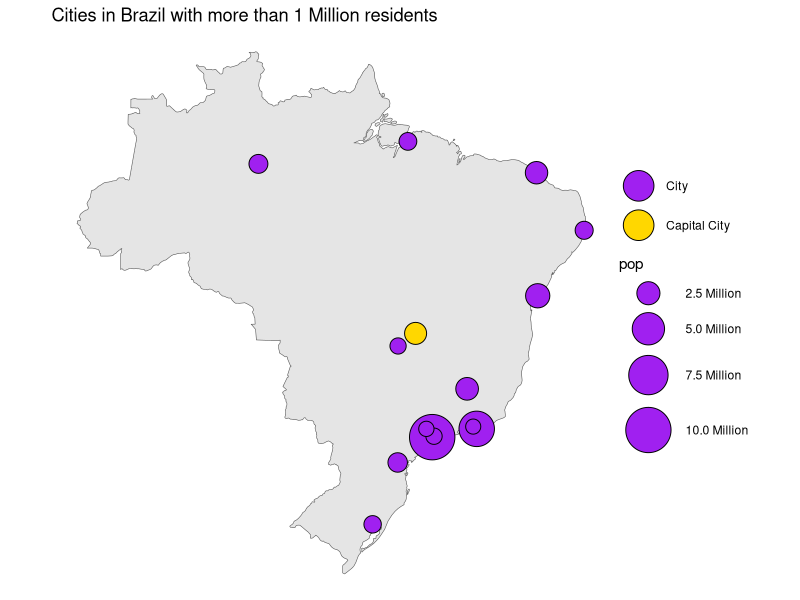
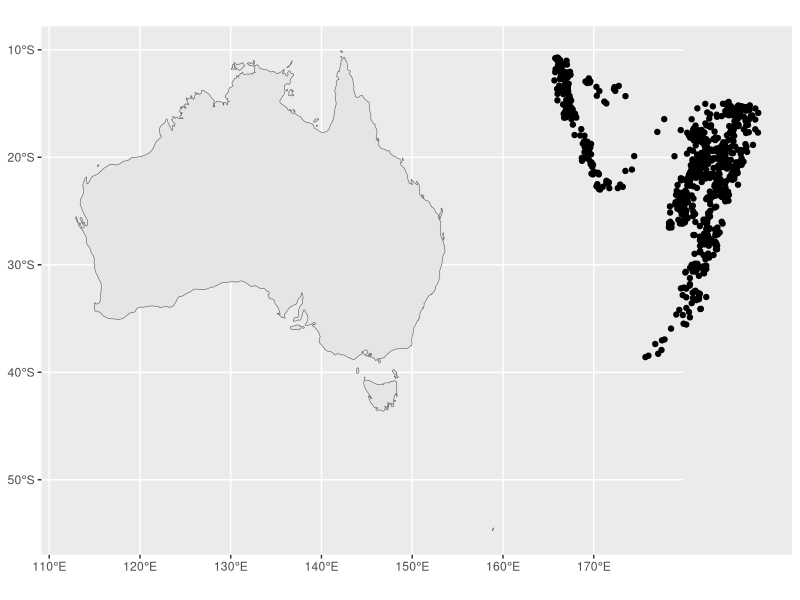

The R source for these figures, in order:
library("tidyverse")
library("sf")
library("maps")
library("rnaturalearthdata")

brazil_cities <- world.cities %>% 
  as_tibble() %>% 
  filter(country.etc == "Brazil",
         pop > 1e6) %>% 
  st_as_sf(coords = c("long", "lat"), crs = 4326) %>% 
  mutate(capital = as.logical(capital)) %>% 
  arrange(desc(pop))

brazil_sf <- countries50 %>% 
  st_as_sf() %>% 
  filter(name == "Brazil")

brazil_cities %>% 
  arrange(desc(pop)) %>% 
  ggplot() +
  geom_sf(data = brazil_sf) +
  geom_sf(data = brazil_cities,
          aes(fill = capital,
              size = pop),
          pch = 21) +
  scale_size_area(labels = scales::number_format(scale = 1E-6,
                                                 suffix = " Million"), 
                  max_size = 15) +
  scale_fill_manual(labels = list("FALSE" = "City",
                                    "TRUE" = "Capital City"),
                    values = list("purple", "gold")) +
  guides(
    fill = guide_legend(override.aes = list(size = 10), title = NULL),
    size = guide_legend(override.aes = list(fill = "purple"))
  ) +
  theme_void() +
  labs(title = "Cities in Brazil with more than 1 Million residents")

## ==== quakes!

fiji_sf <- countries50 %>% 
  st_as_sf() %>% 
  filter(name == "Australia")
quakes_sf <- quakes %>% 
  st_as_sf(coords = c("long", "lat"), crs = 4326)

ggplot() +
  geom_sf(data = fiji_sf) +
  geom_sf(data = quakes_sf)
